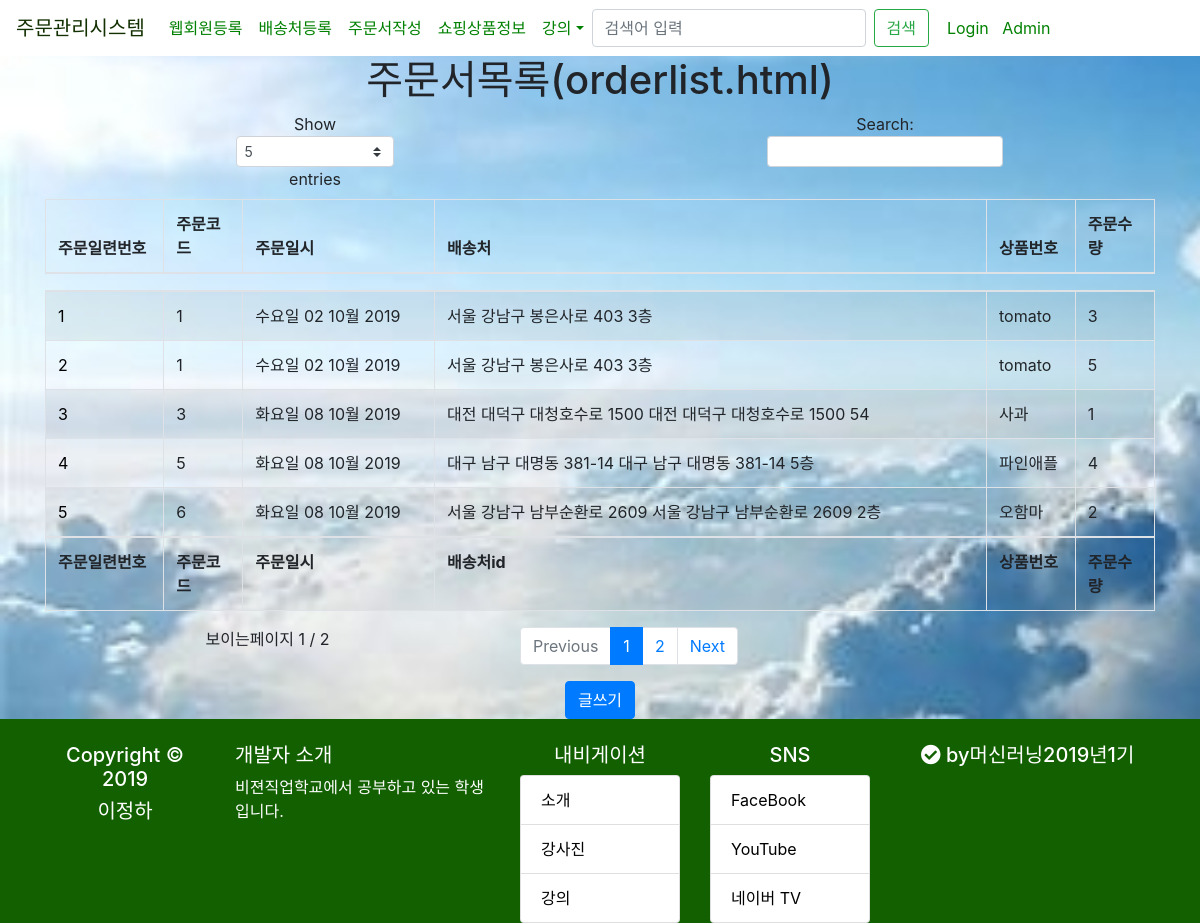
The app's page /ordersystem/orderlist/ with its own data.
### ordersystem/models.py (models this page shows, shortened)
class Orders(models.Model):#주문정보 -/주문번호,일련번호/주문일시,고객번호(FK),상품번호(FK),주문수량
    class Meta:
        unique_together = (('orderCode','id'),)
    orderCode = models.CharField(max_length=20)
    orderDay = models.DateTimeField(auto_now_add=True, blank=True)
    destinationId = models.ForeignKey(Destination,on_delete=models.CASCADE) #>>>> FK
    goodId = models.ForeignKey(Goods,on_delete=models.CASCADE)
    qty = models.IntegerField(default=0)

class Destination(models.Model):#수신처등록
    customid = models.CharField(max_length=50) #Customer 와 유사하나 이 부분이 틀림 포린키가 아니고 여러개 배송처 등록가능
    name = models.CharField(max_length=50)
    tel = models.CharField(max_length=50,null=True, blank=True)
    postcode = models.CharField(max_length=5)
    address = models.CharField(max_length=200)
    detailAddress = models.CharField(max_length=200,null=True, blank=True)
    extraAddress = models.CharField(max_length=200,null=True, blank=True)

class Goods(models.Model):#상품정보 -/상품번호/상품명,상품분류,주문단위,판매업체번호 (FK)
    goodName = models.CharField(max_length=100)
    classification = models.CharField(max_length=20) #상품분류 ~ 대,중,소, 500cc,1000cc etc
    orderUnit =  models.CharField(max_length=20) #주문단위 ~ 박스,개, ...
    enterprise_id = models.ForeignKey(Enterprise,on_delete=models.CASCADE) #>>>> FK
    def __str__(self):
        return self.goodName;

### ordersystem/views.py (the view)
# urls.py: path('orderlist/', views.orderlist,name='orderlist'),
def orderlist(request):
    orderList = Orders.objects.all()
    return render(request,'ordersystem/orderlist.html',{'orderList':orderList})

### ordersystem/templates/ordersystem/orderlist.html
{% extends "base.html" %}
{% block content %}
	<div class="container" align="center">
		<h1>주문서목록(orderlist.html)</h1>
		<table id="example" class="table table-striped table-bordered"
			style="width: 100%">
			<thead>
				<th>주문일련번호</th>
				<th>주문코드</th>
				<th>주문일시</th>
				<th>배송처</th>
				<th>상품번호</th>
				<th>주문수량</th>
			</thead>
			<tbody>
				{% for order in orderList %}
				<tr>
					<td><a href="/ordersystem/view/{{order.id}}">{{order.id}}</a></td>
					<td>{{order.orderCode}}</td>
					<td>{{order.orderDay|date:"D d M Y"}}</td>
					<td>{{order.destinationId.address}}&nbsp;{{order.destinationId.detailAddress}}</td>
					<td>{{order.goodId}}</td>
					<td>{{order.qty}}</td>
				</tr>
				{% endfor %}
			</tbody>
			<tfooter>
			<th>주문일련번호</th>
				<th>주문코드</th>
				<th>주문일시</th>
				<th>배송처id</th>
				<th>상품번호</th>
				<th>주문수량</th>
			</tfooter>
		</table>
		<button type="button" class="btn btn-primary"
			onclick="location.href='/ordersystem/orderwrite'">글쓰기</button>
	</div>
	{% endblock content %}

### templates/base.html (shortened to what this page needs)
{% load static %}
<!DOCTYPE html>
<html>
<head>
<link rel="stylesheet" href="{% static 'css/bootstrap.css' %}"
	type='text/css'>
<link href="{% static 'css/boost.css' %}" rel='stylesheet'
	type='text/css'>
<link rel="stylesheet"
	href="https://use.fontawesome.com/releases/v5.7.0/css/all.css"
>
<link href="{% static 'css/style.css' %}" rel="stylesheet"
	type="text/css">
<link href="{% static 'css/sungs.css' %}" rel='stylesheet'
	type='text/css'>
<body>
	<div id="header_div">
		<nav class="navbar navbar-expand-lg navbar-white bg-white" >
			<a class="navbar-brand" href="/index/" style="color: #123000">주문관리시스템</a>
			<div class="collapse navbar-collapse" id="navbarNavDropdown" >
				<ul class="navbar-nav">
					<li class="nav-item active"><a class="nav-link" href="/signup">웹회원등록</a></li>
					<li class="nav-item active"><a class="nav-link"
						href="/ordersystem/postal/">배송처등록</a></li>
					<li class="nav-item active"><a class="nav-link"
						href="/ordersystem/orderwrite/">주문서작성</a></li>
					<li class="nav-item active"><a class="nav-link"
						href="/ordersystem/goodslist">쇼핑상품정보</a></li>
					<li class="nav-item dropdown"><a
						class="nav-link dropdown-toggle" href="#" role="button"
						data-toggle="dropdown" aria-haspopup="true" aria-expanded="false">강의</a>
						</li>
				</ul>
				<form class="form-inline" action="#" method="post">
					<input class="form-control mr-sm-2" type="search"
						placeholder="검색어 입력" aria-label="검색">
					<button class="btn btn-outline-success my-2 my-sm-0" type="submit">검색</button>
				</form>
				<ul class="nav navbar-nav navbar-right">
					{% if user.is_active %}
						<li><a href="{%url 'login' %}"> <span
								class="glyphicon glyphicon-heart"></span> {{user.username}}
						</a></li>
						&nbsp;&nbsp;&nbsp;
						<li><a href="{% url 'logout' %}">Logout</a></li>
					{% else %}
						<li><a href="{%url 'login' %}">  Login
						</a></li>
						<li><a href="{% url 'admin:index' %}">Admin</a></li>
					{% endif %}
				</ul>
			</div>
		</nav>
	</div>
	{% block content %} {% endblock content %}
	<footer style="background-color: #126000; color: #ffffff">
		<div class="container">
			<br>
			<div class="row">
				<div class="col-sm-2" style="text-align: center;">
					<h5>Copyright &copy; 2019</h5>
					<h5>이정하</h5>
				</div>
				<div class="col-sm-3">
					<h5>개발자 소개</h5>
					<p>비젼직업학교에서 공부하고 있는 학생입니다.</p>
				</div>
				<div class="col-sm-2">
					<h5 style="text-align: center;">내비게이션</h5>
					<div class="list-group">
						<a href="main.do" class="list-group-item">소개</a> <a
							href="teacher.jsp" class="list-group-item">강사진</a> <a
							href="lecture.jsp" class="list-group-item">강의</a>
					</div>
				</div>
				<div class="col-sm-2">
					<h5 style="text-align: center;">SNS</h5>
					<div class="list-group">
						<a href="#" class="list-group-item">FaceBook</a> <a href="#"
							class="list-group-item">YouTube</a> <a href="#"
							class="list-group-item">네이버 TV</a>
					</div>
				</div>
				<div class="col-sm-3">
					<h5 style="text-align: center;">
						<i class="fas fa-check-circle"></i>&nbsp;by머신러닝2019년1기
					</h5>
				</div>
			</div>
		</div>
	</footer>
</body>
</html>

### static/css/boost.css (style rules this page uses)
* { font-family: 'Nanum Gothic'; }
a { color: #000000; text-decoration: none; }
.navbar { background-color:#000000; border-color:#000000; }
.navbar .navbar-brand { color:#ffffff; }

### static/css/style.css (style rules this page uses)
li a { color: green; }
body { background: white url("images/background.jpg") no-repeat; background-size: cover; }

### records on screen
Orders: id "1", orderCode "1", orderDay "수요일 02 10월 2019", destinationId.address "서울 강남구 봉은사로 403", destinationId.detailAddress "3층", goodId "tomato", qty "3"
Orders: id "2", orderCode "1", orderDay "수요일 02 10월 2019", destinationId.address "서울 강남구 봉은사로 403", destinationId.detailAddress "3층", goodId "tomato", qty "5"
Orders: id "3", orderCode "3", orderDay "화요일 08 10월 2019", destinationId.address "대전 대덕구 대청호수로 1500", destinationId.detailAddress "대전 대덕구 대청호수로 1500 54", goodId "사과", qty "1"
Orders: id "4", orderCode "5", orderDay "화요일 08 10월 2019", destinationId.address "대구 남구 대명동 381-14", destinationId.detailAddress "대구 남구 대명동 381-14 5층", goodId "파인애플", qty "4"
Orders: id "5", orderCode "6", orderDay "화요일 08 10월 2019", destinationId.address "서울 강남구 남부순환로 2609", destinationId.detailAddress "서울 강남구 남부순환로 2609 2층", goodId "오함마", qty "2"
